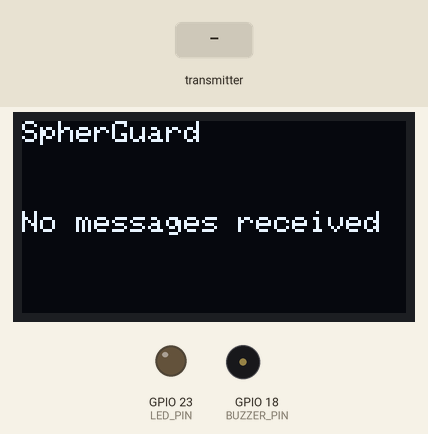
The sketch below on a simulated ESP32. On the bench: 128×64 one-colour display, output pins drawn as LEDs (lit = HIGH), buzzer (waves = sounding). Inputs (shaded band) come from the test bench. What the sketch prints to the serial monitor is not drawn.

Above: at 3.2 s.
3.3 s: the transmitter starts sending a = 0
At 3.8 s:
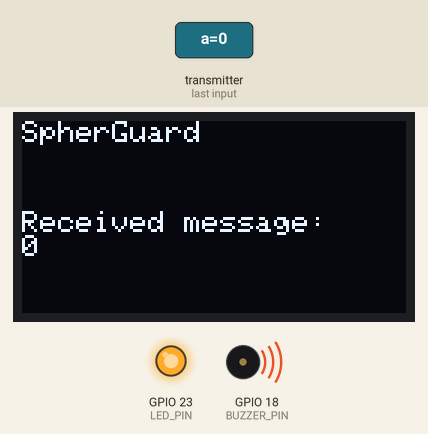
Timing chart, 0 to 19.9 s (numbered marks = the images above; inputs shaded):
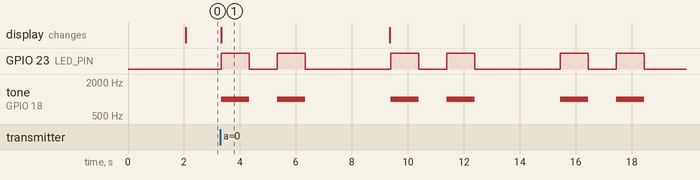

The sketch:

TEST2_FINAL_ESP32_RECIEVER.ino
```cpp
#include <esp_now.h>
#include <WiFi.h>
#include <Wire.h>
#include <Adafruit_GFX.h>
#include <Adafruit_SSD1306.h>

#define SCREEN_WIDTH 128 // OLED display width, in pixels
#define SCREEN_HEIGHT 64 // OLED display height, in pixels

#define LED_PIN 23 // Change to your LED pin
#define BUZZER_PIN 18 // Change to your Buzzer pin

// Structure example to receive data
// Must match the sender structure
typedef struct struct_message {
    char a[32];
    int b;
    float c;
    String d;
    bool e;
} struct_message;

// Create a struct_message called myData
struct_message myData;

// Declaration for an SSD1306 display connected to I2C (SDA, SCL pins)
Adafruit_SSD1306 display(SCREEN_WIDTH, SCREEN_HEIGHT, &Wire, -1);

// callback function that will be executed when data is received
void OnDataRecv(const uint8_t * mac, const uint8_t *incomingData, int len) {
  memcpy(&myData, incomingData, sizeof(myData));
  Serial.print("Bytes received: ");
  Serial.println(len);
  Serial.print("Char: ");
  Serial.println(myData.a);
  Serial.print("Int: ");
  Serial.println(myData.b);
  Serial.print("Float: ");
  Serial.println(myData.c);
  Serial.print("Bool: ");
  Serial.println(myData.e);
  Serial.println();

  // Display the received message on the OLED
  display.clearDisplay();
  display.setTextSize(1);
  display.setCursor(0, 0);
  display.println("SpherGuard");
  display.setCursor(0, 30);
  display.setTextColor(WHITE);
  display.println("Received message:");
  display.println(myData.a);
  display.display();

  // Blink LED and buzz buzzer twice
  for(int i = 0; i < 2; i++) {
    digitalWrite(LED_PIN, HIGH);
    tone(BUZZER_PIN, 1000); // Send 1KHz sound signal...
    delay(1000); // ...for 1 sec
    noTone(BUZZER_PIN); // Stop sound...
    digitalWrite(LED_PIN, LOW);
    delay(1000); // ...for 1sec
  }

  delay(2000);
  display.clearDisplay();
  display.setTextSize(1);
  display.setCursor(0, 0);
  display.println("SpherGuard");
  display.setCursor(0, 30);
  display.setTextColor(WHITE);
  display.println("No messages received");
  display.display();
}

void setup() {
  // Initialize Serial Monitor
  Serial.begin(115200);

  // Initialize the OLED display
  if(!display.begin(SSD1306_SWITCHCAPVCC, 0x3C)) { // Address 0x3D for 128x64
    Serial.println(F("SSD1306 allocation failed"));
    for(;;);
  }
  delay(2000);
  display.clearDisplay();
  display.setTextSize(1);
  display.setCursor(0, 0);
  display.println("SpherGuard");
  display.setCursor(0, 30);
  display.setTextColor(WHITE);
  display.println("No messages received");
  display.display();

  // Set device as a Wi-Fi Station
  WiFi.mode(WIFI_STA);

  // Init ESP-NOW
  if (esp_now_init() != ESP_OK) {
    Serial.println("Error initializing ESP-NOW");
    return;
  }

  // Once ESPNow is successfully Init, we will register for recv CB to
  // get recv packer info
  esp_now_register_recv_cb(OnDataRecv);

  // Initialize LED and buzzer
  pinMode(LED_PIN, OUTPUT);
  pinMode(BUZZER_PIN, OUTPUT);

  // delay(2000);
  // display.clearDisplay();
  // display.setTextSize(1);
  // display.setCursor(0, 0);
  // display.println("SpherGuard");
  // display.setCursor(0, 30);
  // display.setTextColor(WHITE);
  // display.println("No messages received");
  // display.display();
}

void loop() {

}
```

Measured:
- after the input at 3.3 s, GPIO 23 (LED_PIN): goes HIGH 1.0 s, LOW 1.0 s, HIGH 1.0 s, LOW 3.1 s, HIGH 1.0 s, LOW 1.0 s, then HIGH, starting at once; tone on GPIO 18 (BUZZER_PIN): goes 1000 Hz 1.0 s, silent 1.0 s, 1000 Hz 1.0 s, silent 3.1 s, 1000 Hz 1.0 s, silent 1.0 s, then 1000 Hz, starting at once; the display: changes at once (image 1)
